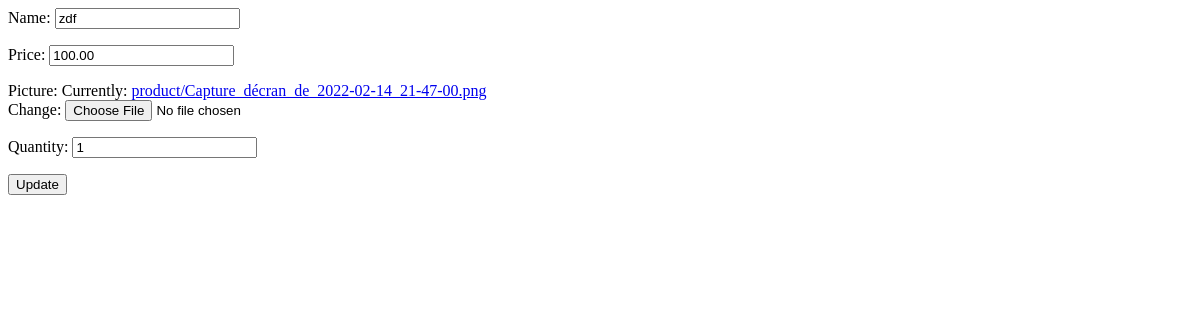
The page /appshop/update/12 on the database as committed earlier.
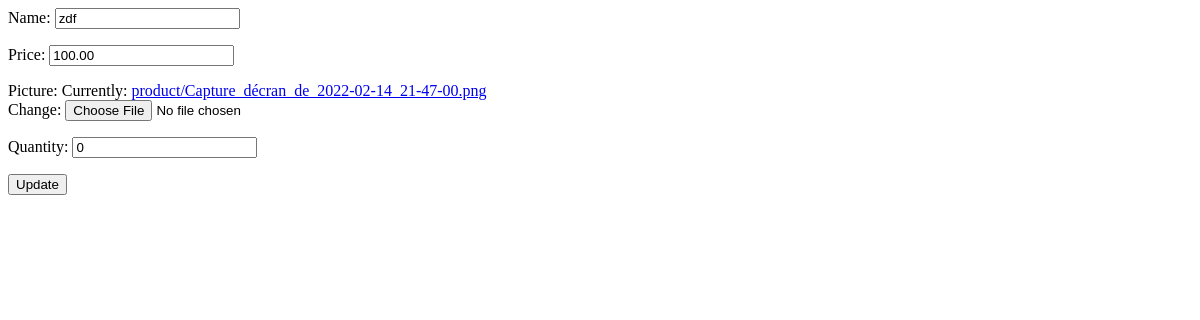
The same page on the database as committed later.
### appshop/models.py (models this page shows)
class Product(models.Model):
    name= models.CharField(max_length=200)
    price = models.DecimalField(max_digits=10, decimal_places=2)
    picture = models.ImageField(upload_to='product/')
    quantity = models.PositiveIntegerField(default=1)
    createdAt = models.DateTimeField(auto_now_add=True)

### appshop/views.py (the view)
# urls.py: path('update/<id>',views.update_view,name='update_view'),
def update_view(request, id):
    context ={}
    obj = get_object_or_404(Product, id = id)
    form = ProductForm(request.POST or None, instance = obj)
    if form.is_valid():
        form.save()
        return HttpResponseRedirect("/appshop")
    context["form"] = form
    return render(request, "appshop/update_view.html", context)

### appshop/forms.py
class ProductForm(forms.ModelForm):
    class Meta:
        model = Product
        fields="__all__"

### appshop/templates/appshop/update_view.html (shortened to what this page needs)
<div class="main">
    <form method="POST">
        {{ form.as_p }}
        <input type="submit" value="Update">
    </form>
</div>

Rows that differ between the two databases and show on the page:
changed Product "zdf": quantity "1" → "0"
